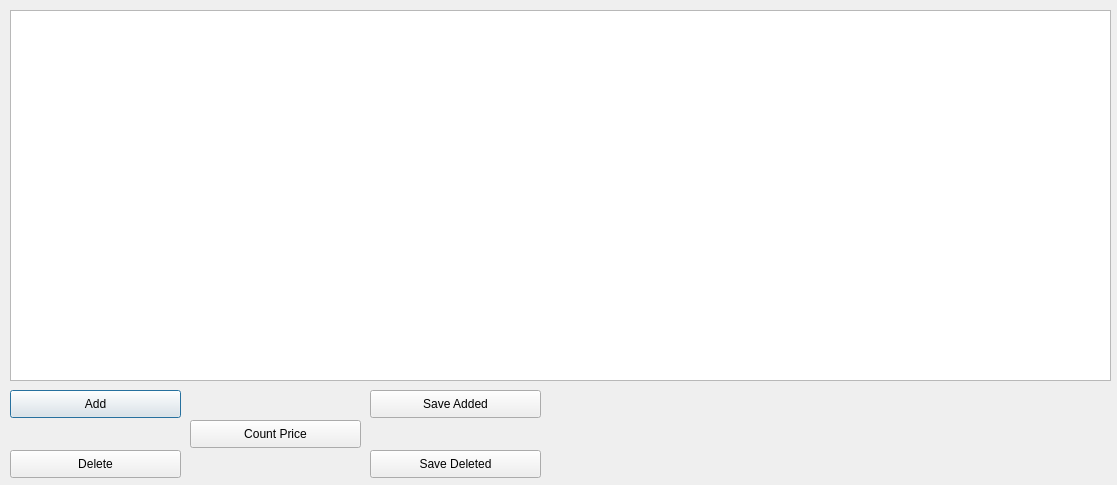
<?xml version="1.0" encoding="UTF-8"?>
<ui version="4.0">
 <class>Booking</class>
 <widget class="QDialog" name="Booking">
  <property name="geometry">
   <rect>
    <x>0</x>
    <y>0</y>
    <width>1117</width>
    <height>485</height>
   </rect>
  </property>
  <property name="windowTitle">
   <string>Dialog</string>
  </property>
  <widget class="QPushButton" name="Add">
   <property name="geometry">
    <rect>
     <x>10</x>
     <y>390</y>
     <width>171</width>
     <height>28</height>
    </rect>
   </property>
   <property name="text">
    <string>Add</string>
   </property>
  </widget>
  <widget class="QTableView" name="tableView">
   <property name="geometry">
    <rect>
     <x>10</x>
     <y>10</y>
     <width>1101</width>
     <height>371</height>
    </rect>
   </property>
  </widget>
  <widget class="QPushButton" name="Delete">
   <property name="geometry">
    <rect>
     <x>10</x>
     <y>450</y>
     <width>171</width>
     <height>28</height>
    </rect>
   </property>
   <property name="text">
    <string>Delete</string>
   </property>
  </widget>
  <widget class="QPushButton" name="SubmitDelete">
   <property name="geometry">
    <rect>
     <x>370</x>
     <y>450</y>
     <width>171</width>
     <height>28</height>
    </rect>
   </property>
   <property name="text">
    <string>Save Deleted</string>
   </property>
  </widget>
  <widget class="QPushButton" name="SubmitAdd">
   <property name="geometry">
    <rect>
     <x>370</x>
     <y>390</y>
     <width>171</width>
     <height>28</height>
    </rect>
   </property>
   <property name="text">
    <string>Save Added</string>
   </property>
  </widget>
  <widget class="QPushButton" name="Count">
   <property name="geometry">
    <rect>
     <x>190</x>
     <y>420</y>
     <width>171</width>
     <height>28</height>
    </rect>
   </property>
   <property name="text">
    <string>Count Price</string>
   </property>
  </widget>
 </widget>
 <resources/>
 <connections/>
</ui>
